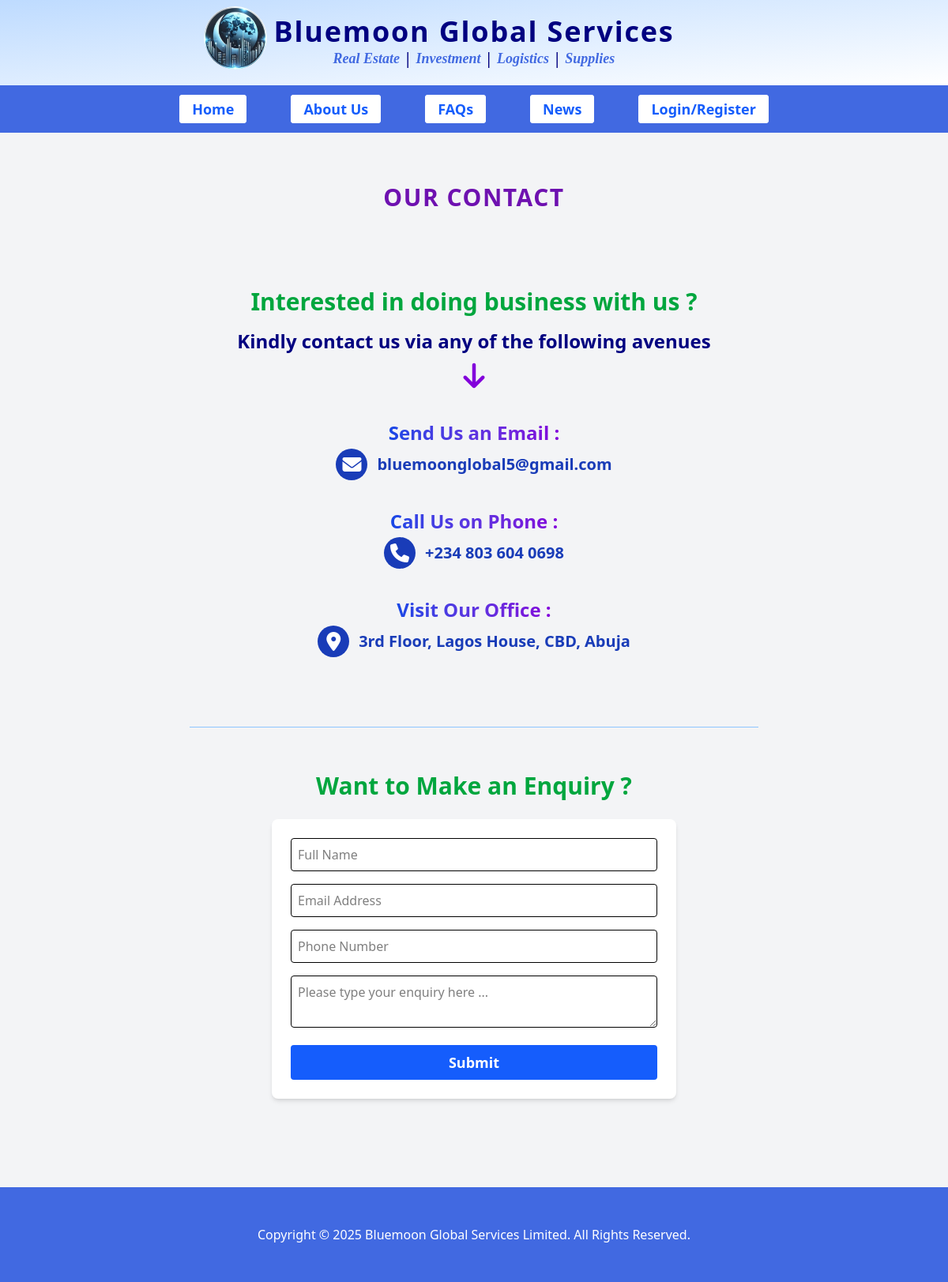
Page /contact-us on the committed database.
### bmg/models.py (models this page shows)
class Contact(models.Model):
    email = models.EmailField()
    phone_number = models.CharField(max_length=20)
    office_address = models.CharField(max_length=256)

### bmg/views.py (the view)
# urls.py: path("contact-us", views.contact, name="contact"),
def contact(request):
    section = "contact"
    contact = Contact.objects.all().first()
    return render(request, "contact_us.html", {'contact':contact, 'section':section})

### theme/templates/contact_us.html (shortened to what this page needs)
{% extends 'base2.html' %}
{% load static %}
{% block content %}
    <div class="">
        <p class="page-head-title">OUR CONTACT</p>
    </div>
    <section class="container mx-auto py-8">
			<div>
				<div class="px-4 text-center pb-6">
					<p class="text-2xl md:text-3xl text-green-600 font-black pb-4">Interested in doing business with us ?</p>
					<p class="text-xl md:text-2xl font-bold text-navy">Kindly contact us via any of the following avenues </p>
                    <p class="py-2"><span class="inline-block font-black text-4xl text-purple-700"><i class="fa-solid fa-arrow-down"></i></span></p>
				</div>
				<div>
					<div class="">
						<p class="text-center py-1"><span class="font-black text-xl md:text-2xl text-grad-bp">Send Us an Email :</span> </p>
						<a href="mailto:{{contact.email}}">
						<p class="flex justify-center space-x-3 items-center text-lg md:text-xl font-bold text-blue-800 max-w-max mx-auto">
							<span class="circle-vary w-10 h-10 bg-blue-800 border-purple-700 border-solid  rounded-full text-white text-2xl"><i class="fa-solid fa-envelope"></i></span>
						<span>{{contact.email}}</span>
						</p>
						</a>
					</div>
					<div class="py-8">
						<p class="text-center py-1"><span class="font-black text-xl md:text-2xl text-grad-bp">Call Us on Phone :</span> </p>
						<a href="tel:{{contact.phone_number|cut:' '}}">
						<p class="flex justify-center space-x-3 items-center text-lg md:text-xl font-bold text-blue-800 max-w-max mx-auto">
							<span class="circle-vary w-10 h-10 bg-blue-800 border-purple-700 border-solid  rounded-full text-white text-2xl"><i class="fa-solid fa-phone"></i></span>
						<span>{{contact.phone_number}}</span>
						</p>
						</a>
					</div>
					<div class="">
						<p class="text-center py-1"><span class="font-black text-xl md:text-2xl text-grad-bp">Visit Our Office :</span> </p>
						<p class="flex justify-center space-x-3 items-center text-lg md:text-xl font-bold text-blue-800 max-w-max mx-auto">
							<span class="circle-vary w-10 h-10 bg-blue-800 border-purple-700 border-solid  rounded-full text-white text-2xl"><i class="fa-solid fa-location-dot"></i></span>
						<span>{{contact.office_address}}</span>
						</p>
					</div>
				</div>
			</div>
    </section>
{% endblock content %}

### rows in the picture
Contact: email "bluemoonglobal5@gmail.com", phone_number "+234 803 604 0698", office_address "3rd Floor, Lagos House, CBD, Abuja"
